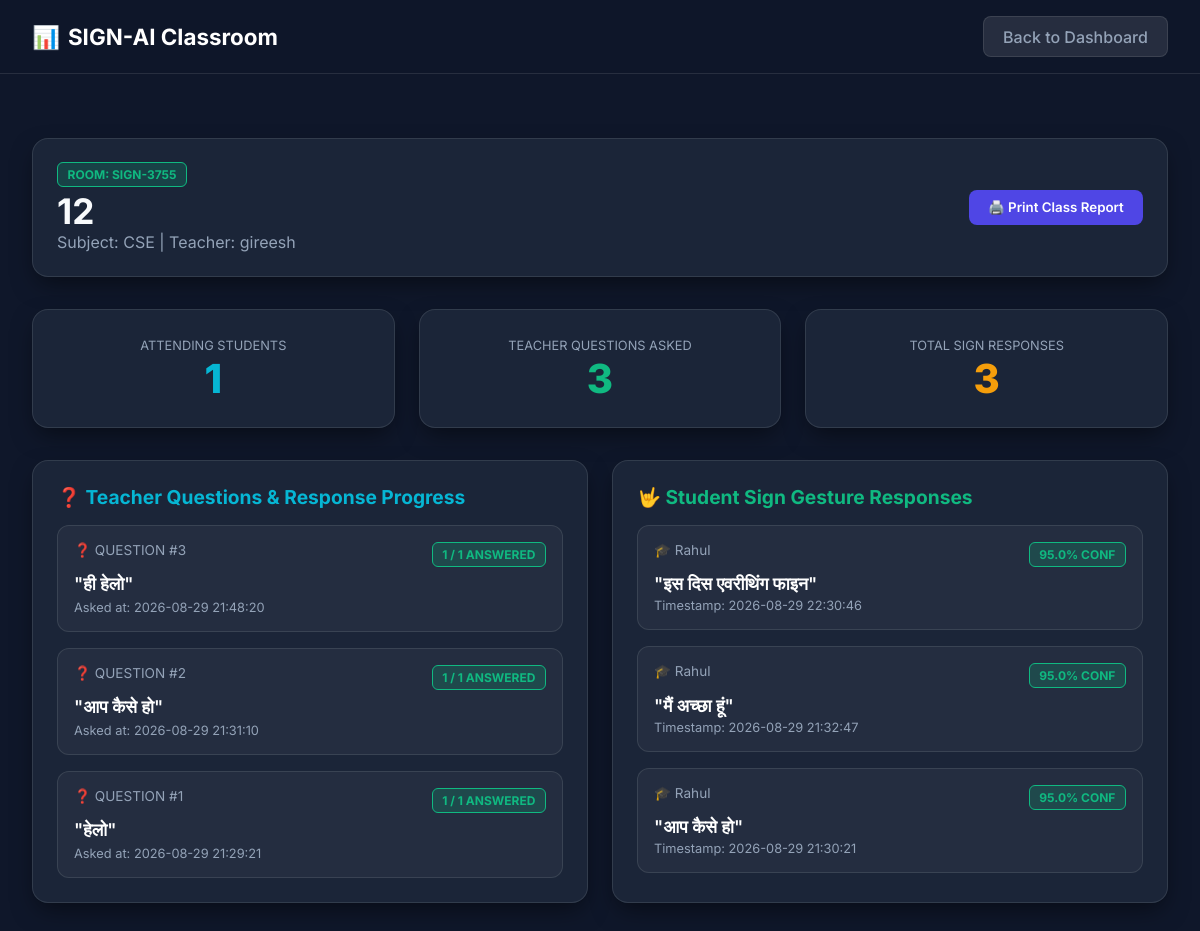
/report/SIGN-3755, run on the app's committed database.
### tables this page shows
CREATE TABLE rooms (
                room_code TEXT PRIMARY KEY,
                teacher_name TEXT NOT NULL,
                room_name TEXT NOT NULL,
                subject TEXT NOT NULL,
                description TEXT,
                max_students INTEGER DEFAULT 30,
                password TEXT,
                created_at TEXT NOT NULL,
                status TEXT DEFAULT 'active'
            , source_language TEXT DEFAULT 'hi', target_language TEXT DEFAULT 'sat', offline_mode INTEGER DEFAULT 0);

CREATE TABLE questions (
                question_id TEXT PRIMARY KEY,
                room_code TEXT NOT NULL,
                teacher_name TEXT NOT NULL,
                question_text TEXT NOT NULL,
                created_at TEXT NOT NULL, source_language TEXT DEFAULT 'hi', target_language TEXT DEFAULT 'sat', translated_text TEXT, latency_ms REAL DEFAULT 0.0,
                FOREIGN KEY (room_code) REFERENCES rooms (room_code)
            );

CREATE TABLE student_responses (
                id INTEGER PRIMARY KEY AUTOINCREMENT,
                question_id TEXT NOT NULL,
                room_code TEXT NOT NULL,
                student_name TEXT NOT NULL,
                predicted_answer TEXT NOT NULL,
                confidence REAL NOT NULL,
                status TEXT DEFAULT 'ANSWERED',
                created_at TEXT NOT NULL,
                updated_at TEXT NOT NULL, original_prediction TEXT, target_language TEXT DEFAULT 'en', translated_text TEXT, response_mode TEXT DEFAULT 'speech', latency_ms REAL DEFAULT 0.0,
                FOREIGN KEY (question_id) REFERENCES questions (question_id),
                FOREIGN KEY (room_code) REFERENCES rooms (room_code)
            );

### app.py (the view)
@app.route('/report/<room_code>')
def report_page(room_code):
    room = db.get_room(room_code)
    if not room:
        return redirect(url_for('index_page'))
    members = db.get_room_members(room_code)
    questions = db.get_questions_by_room(room_code)
    sign_logs = db.get_filtered_history(room_code=room_code)
    return render_template('report.html', room=room, members=members, questions=questions, sign_logs=sign_logs)

### app.py (called while the page is built)
@app.after_request
def add_header(response):
    response.headers['Cache-Control'] = 'no-cache, no-store, must-revalidate'
    response.headers['Pragma'] = 'no-cache'
    response.headers['Expires'] = '0'
    return response

### src/database.py (called while the page is built)
    def _get_connection(self):
        return sqlite3.connect(self.db_path)

    def get_room_members(self, room_code):
        conn = self._get_connection()
        cursor = conn.cursor()
        cursor.execute("SELECT id, student_name, status, joined_at, preferred_language FROM room_members WHERE room_code = ? ORDER BY id ASC", (room_code,))
        rows = cursor.fetchall()
        conn.close()
        return [{
            'id': r[0],
            'student_name': r[1],
            'status': r[2],
            'joined_at': r[3],
            'preferred_language': r[4] if len(r) > 4 and r[4] else 'en'
        } for r in rows]

### templates/report.html (shortened to what this page needs)
<!DOCTYPE html>
<html lang="en">
<head>
    <link rel="stylesheet" href="{{ url_for('static', filename='css/classroom.css') }}">
</head>
<body>
    <nav class="navbar">
        <div class="nav-brand">
            <span>📊</span>
            <a href="/" style="color: inherit; text-decoration: none;">SIGN-AI Classroom</a>
        </div>
        <div class="nav-links">
            <a href="/teacher/{{ room.room_code }}" class="btn btn-secondary">Back to Dashboard</a>
        </div>
    </nav>
    <div class="container" style="margin-top: 2rem;">
        <div class="glass-card" style="margin-bottom: 2rem;">
            <div style="display: flex; justify-content: space-between; align-items: center;">
                <div>
                    <span class="badge badge-success">ROOM: {{ room.room_code }}</span>
                    <h1 style="font-size: 2.2rem; margin-top: 0.4rem;">{{ room.room_name }}</h1>
                    <p style="color: var(--text-muted);">Subject: {{ room.subject }} | Teacher: {{ room.teacher_name }}</p>
                </div>
                <button class="btn btn-primary" onclick="window.print()">🖨️ Print Class Report</button>
            </div>
        </div>
        <div style="display: grid; grid-template-columns: repeat(auto-fit, minmax(220px, 1fr)); gap: 1.5rem; margin-bottom: 2rem;">
            <div class="glass-card" style="text-align: center;">
                <label style="font-size: 0.8rem; color: var(--text-muted);">ATTENDING STUDENTS</label>
                <div style="font-size: 2.5rem; font-weight: 800; color: var(--secondary-color);">{{ members|length }}</div>
            </div>
            <div class="glass-card" style="text-align: center;">
                <label style="font-size: 0.8rem; color: var(--text-muted);">TEACHER QUESTIONS ASKED</label>
                <div style="font-size: 2.5rem; font-weight: 800; color: var(--accent-green);">{{ questions|length }}</div>
            </div>
            <div class="glass-card" style="text-align: center;">
                <label style="font-size: 0.8rem; color: var(--text-muted);">TOTAL SIGN RESPONSES</label>
                <div style="font-size: 2.5rem; font-weight: 800; color: var(--accent-amber);">{{ sign_logs|length }}</div>
            </div>
        </div>
        <div class="dashboard-grid" style="grid-template-columns: 1fr 1fr;">
            <div class="glass-card">
                <h3 style="font-size: 1.2rem; margin-bottom: 1rem; color: var(--secondary-color);">❓ Teacher Questions & Response Progress</h3>
                <div class="timeline-list">
                    {% for q in questions %}
                    <div class="timeline-item">
                        <div class="timeline-header">
                            <span>❓ QUESTION #{{ loop.revindex }}</span>
                            <span class="badge badge-success">{{ q.answered_count }} / {{ members|length }} Answered</span>
                        </div>
                        <div class="timeline-message">"{{ q.question_text }}"</div>
                        <div style="font-size: 0.8rem; color: var(--text-muted); margin-top: 0.3rem;">Asked at: {{ q.created_at }}</div>
                    </div>
                    {% else %}
                    <p style="color: var(--text-muted); text-align: center;">No teacher questions recorded.</p>
                    {% endfor %}
                </div>
            </div>
            <div class="glass-card">
                <h3 style="font-size: 1.2rem; margin-bottom: 1rem; color: var(--accent-green);">🤟 Student Sign Gesture Responses</h3>
                <div class="timeline-list">
                    {% for log in sign_logs %}
                    <div class="timeline-item">
                        <div class="timeline-header">
                            <span>🎓 {{ log.student_name }}</span>
                            <span class="badge badge-success">{{ (log.confidence * 100)|round(1) }}% Conf</span>
                        </div>
                        <div class="timeline-message">"{{ log.detected_sentence }}"</div>
                        <div style="font-size: 0.8rem; color: var(--text-muted); margin-top: 0.2rem;">Timestamp: {{ log.timestamp }}</div>
                    </div>
                    {% else %}
                    <p style="color: var(--text-muted); text-align: center;">No student sign responses recorded.</p>
                    {% endfor %}
                </div>
            </div>
        </div>
    </div>
</body>
</html>

### static/css/classroom.css (style rules this page uses)
:root { --primary-color: #4f46e5; --primary-hover: #4338ca; --secondary-color: #06b6d4; --bg-dark: #0f172a; --card-bg: rgba(30, 41, 59, 0.85); --border-color: rgba(255, 255, 255, 0.1); --text-main: #f8fafc; --text-muted: #94a3b8; --accent-green: #10b981; --accent-red: #ef4444; --accent-amber: #f59e0b; }
* { box-sizing: border-box; margin: 0; padding: 0; font-family: 'Inter', system-ui, -apple-system, sans-serif; }
body { background-color: var(--bg-dark); color: var(--text-main); min-height: 100vh; display: flex; flex-direction: column; }
.navbar { background: rgba(15, 23, 42, 0.95); backdrop-filter: blur(12px); border-bottom: 1px solid var(--border-color); padding: 1rem 2rem; display: flex; justify-content: space-between; align-items: center; position: sticky; top: 0; z-index: 100; }
.nav-brand { font-size: 1.4rem; font-weight: 700; color: #fff; display: flex; align-items: center; gap: 0.5rem; }
.nav-links { display: flex; gap: 1.5rem; align-items: center; }
.nav-links a { color: var(--text-muted); text-decoration: none; font-weight: 500; transition: color 0.2s; }
.btn { padding: 0.6rem 1.2rem; border-radius: 0.5rem; font-weight: 600; cursor: pointer; border: none; transition: all 0.2s; text-decoration: none; display: inline-flex; align-items: center; gap: 0.5rem; }
.btn-primary { background: var(--primary-color); color: #fff; }
.btn-secondary { background: rgba(255, 255, 255, 0.1); color: #fff; border: 1px solid var(--border-color); }
.container { max-width: 1400px; margin: 0 auto; padding: 2rem; width: 100%; flex: 1; }
.glass-card { background: var(--card-bg); backdrop-filter: blur(16px); border: 1px solid var(--border-color); border-radius: 1rem; padding: 1.5rem; box-shadow: 0 10px 25px -5px rgba(0, 0, 0, 0.5); }
.dashboard-grid { display: grid; grid-template-columns: 300px 1fr 340px; gap: 1.5rem; }
@media (max-width: 1200px) { .dashboard-grid { grid-template-columns: 1fr; } }
.badge { padding: 0.25rem 0.6rem; border-radius: 0.375rem; font-size: 0.75rem; font-weight: 700; text-transform: uppercase; }
.badge-success { background: rgba(16, 185, 129, 0.2); color: var(--accent-green); border: 1px solid var(--accent-green); }
.timeline-list { display: flex; flex-direction: column; gap: 1rem; max-height: 400px; overflow-y: auto; }
.timeline-item { background: rgba(255, 255, 255, 0.04); border: 1px solid var(--border-color); padding: 1rem; border-radius: 0.75rem; }
.timeline-header { display: flex; justify-content: space-between; margin-bottom: 0.4rem; font-size: 0.85rem; color: var(--text-muted); }
.timeline-message { font-size: 1.1rem; font-weight: 600; color: #fff; }

### data on the page
rooms: room_code "SIGN-3755", room_name "12", subject "CSE", teacher_name "gireesh"
questions: answered_count "1", members "1", question_text "ही हेलो", created_at "2026-08-29 21:48:20"
questions: answered_count "1", members "1", question_text "आप कैसे हो", created_at "2026-08-29 21:31:10"
questions: answered_count "1", members "1", question_text "हेलो", created_at "2026-08-29 21:29:21"
student_responses: student_name "Rahul", (log.confidence*100)|round(1) "95.0", detected_sentence "इस दिस एवरीथिंग फाइन", timestamp "2026-08-29 22:30:46"
student_responses: student_name "Rahul", (log.confidence*100)|round(1) "95.0", detected_sentence "मैं अच्छा हूं", timestamp "2026-08-29 21:32:47"
student_responses: student_name "Rahul", (log.confidence*100)|round(1) "95.0", detected_sentence "आप कैसे हो", timestamp "2026-08-29 21:30:21"

### other printed values
{{ members|length }} "1"
{{ questions|length }} "3"
{{ sign_logs|length }} "3"
